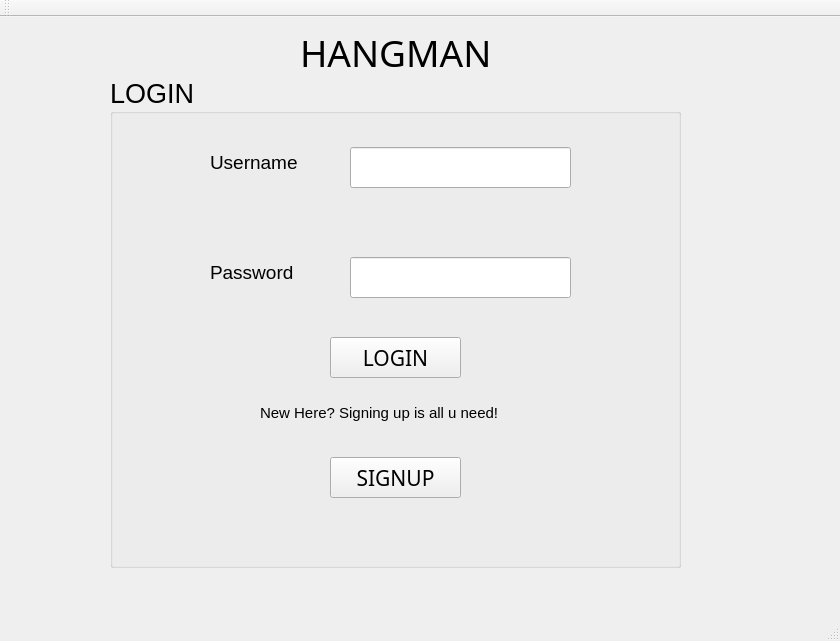
<?xml version="1.0" encoding="UTF-8"?>
<ui version="4.0">
 <class>MainWindow</class>
 <widget class="QMainWindow" name="MainWindow">
  <property name="geometry">
   <rect>
    <x>0</x>
    <y>0</y>
    <width>840</width>
    <height>641</height>
   </rect>
  </property>
  <property name="windowTitle">
   <string>MainWindow</string>
  </property>
  <widget class="QWidget" name="centralWidget">
   <widget class="QGroupBox" name="groupBox">
    <property name="geometry">
     <rect>
      <x>110</x>
      <y>60</y>
      <width>571</width>
      <height>491</height>
     </rect>
    </property>
    <property name="font">
     <font>
      <pointsize>20</pointsize>
     </font>
    </property>
    <property name="title">
     <string>LOGIN</string>
    </property>
    <widget class="QLineEdit" name="lineEdit">
     <property name="geometry">
      <rect>
       <x>240</x>
       <y>70</y>
       <width>221</width>
       <height>41</height>
      </rect>
     </property>
     <property name="font">
      <font>
       <pointsize>12</pointsize>
      </font>
     </property>
    </widget>
    <widget class="QLineEdit" name="lineEdit_2">
     <property name="geometry">
      <rect>
       <x>240</x>
       <y>180</y>
       <width>221</width>
       <height>41</height>
      </rect>
     </property>
     <property name="font">
      <font>
       <pointsize>12</pointsize>
      </font>
     </property>
    </widget>
    <widget class="QLabel" name="label">
     <property name="geometry">
      <rect>
       <x>100</x>
       <y>70</y>
       <width>111</width>
       <height>31</height>
      </rect>
     </property>
     <property name="font">
      <font>
       <pointsize>14</pointsize>
      </font>
     </property>
     <property name="text">
      <string>Username</string>
     </property>
    </widget>
    <widget class="QLabel" name="label_2">
     <property name="geometry">
      <rect>
       <x>100</x>
       <y>180</y>
       <width>101</width>
       <height>31</height>
      </rect>
     </property>
     <property name="font">
      <font>
       <pointsize>14</pointsize>
      </font>
     </property>
     <property name="text">
      <string>Password</string>
     </property>
    </widget>
    <widget class="QPushButton" name="pushButton">
     <property name="geometry">
      <rect>
       <x>220</x>
       <y>260</y>
       <width>131</width>
       <height>41</height>
      </rect>
     </property>
     <property name="font">
      <font>
       <family>Calibri Light</family>
       <pointsize>16</pointsize>
      </font>
     </property>
     <property name="text">
      <string>LOGIN</string>
     </property>
    </widget>
    <widget class="QLabel" name="label_3">
     <property name="geometry">
      <rect>
       <x>150</x>
       <y>320</y>
       <width>291</width>
       <height>31</height>
      </rect>
     </property>
     <property name="font">
      <font>
       <pointsize>11</pointsize>
      </font>
     </property>
     <property name="text">
      <string>New Here? Signing up is all u need!</string>
     </property>
    </widget>
    <widget class="QPushButton" name="pushButton_2">
     <property name="geometry">
      <rect>
       <x>220</x>
       <y>380</y>
       <width>131</width>
       <height>41</height>
      </rect>
     </property>
     <property name="font">
      <font>
       <family>Calibri Light</family>
       <pointsize>16</pointsize>
      </font>
     </property>
     <property name="text">
      <string>SIGNUP</string>
     </property>
    </widget>
   </widget>
   <widget class="QLabel" name="label_4">
    <property name="geometry">
     <rect>
      <x>280</x>
      <y>540</y>
      <width>361</width>
      <height>20</height>
     </rect>
    </property>
    <property name="text">
     <string/>
    </property>
   </widget>
   <widget class="QLabel" name="label_5">
    <property name="geometry">
     <rect>
      <x>300</x>
      <y>10</y>
      <width>221</width>
      <height>51</height>
     </rect>
    </property>
    <property name="font">
     <font>
      <family>Calibri Light</family>
      <pointsize>28</pointsize>
     </font>
    </property>
    <property name="text">
     <string>HANGMAN</string>
    </property>
   </widget>
  </widget>
  <widget class="QMenuBar" name="menuBar">
   <property name="geometry">
    <rect>
     <x>0</x>
     <y>0</y>
     <width>840</width>
     <height>26</height>
    </rect>
   </property>
  </widget>
  <widget class="QToolBar" name="mainToolBar">
   <attribute name="toolBarArea">
    <enum>TopToolBarArea</enum>
   </attribute>
   <attribute name="toolBarBreak">
    <bool>false</bool>
   </attribute>
  </widget>
  <widget class="QStatusBar" name="statusBar"/>
 </widget>
 <layoutdefault spacing="6" margin="11"/>
 <resources/>
 <connections/>
</ui>
